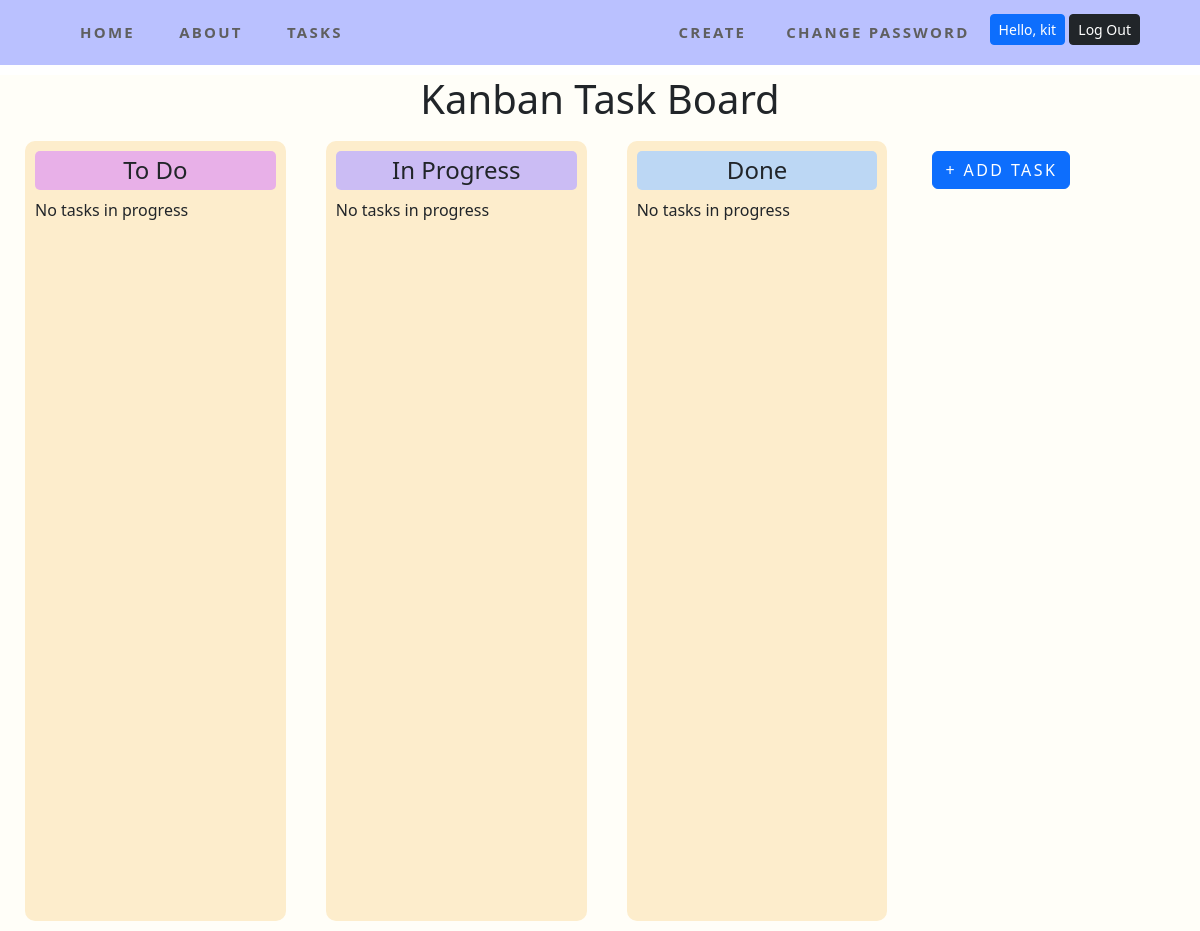
The page /issues/ (signed in) on the database as committed earlier.
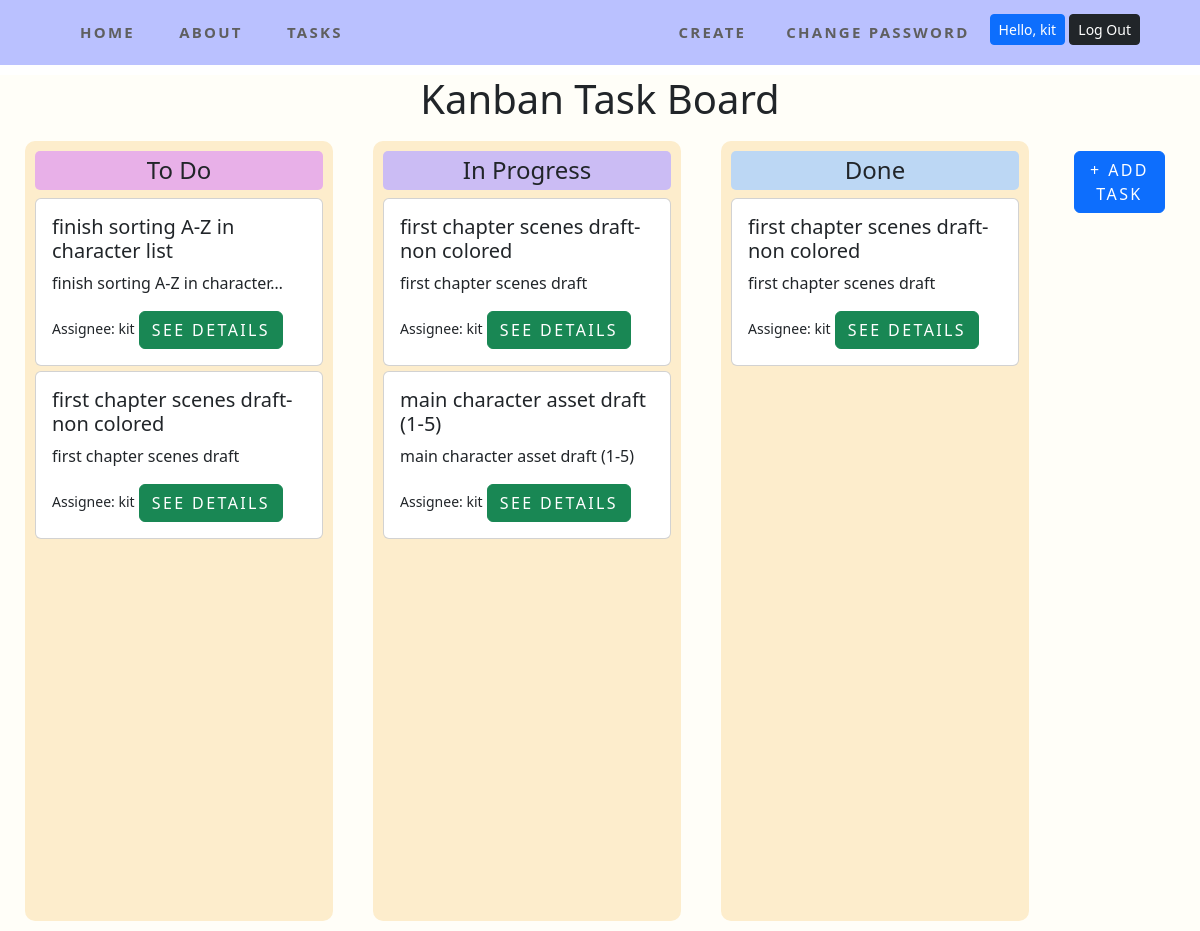
The same page on the database as committed later.
### accounts/models.py (models this page shows)
class CustomUser(AbstractUser):
    role = models.ForeignKey(
        Role,
        on_delete=models.CASCADE,
        blank=True,
        null=True
    )
    team = models.ForeignKey(
        Team,
        on_delete=models.CASCADE,
        blank=True,
        null=True
    )

### issues/models.py (models this page shows, shortened)
class Issue(models.Model):
    name = models.CharField(max_length=64)
    summary = models.CharField(max_length=128)
    description = models.TextField()
    reporter = models.ForeignKey(
        get_user_model(),
        on_delete=models.CASCADE,
        blank=True,
        null=True,
    )
    assignee=models.ForeignKey(
        get_user_model(),
        on_delete=models.CASCADE,
        related_name="assignee",
        blank=True,
        null=True
    )
    created_on = models.DateTimeField(auto_now_add=True)
    status = models.ForeignKey(
        Status,
        on_delete=models.CASCADE,
    )

### issues/views.py (the view)
# urls.py: path("", views.IssueListView.as_view(), name="list"),
class IssueListView(LoginRequiredMixin,ListView):
    template_name="issues/list.html"
    model=Issue
    def get_context_data(self, **kwargs):
        context =super().get_context_data(**kwargs)
        user=self.request.user
        role=Role.objects.get(name="product owner")
        team_po=(
            CustomUser.objects
            .filter(team=user.team)
            .filter(role=role)
        )
        if team_po.exists():
            reporter = team_po[0]
            to_do=Status.objects.get(name="to do")
            context["to_do_list"]=(
                Issue.objects
                .filter(status=to_do)
                .filter(reporter=team_po[0])
                .order_by("created_on").reverse()
            )
            in_progress=Status.objects.get(name="in progress")
            context["in_progress_list"]=(
                Issue.objects
                .filter(status=in_progress)
                .filter(reporter=team_po[0])
                .order_by("created_on").reverse()
            )
            done=Status.objects.get(name="done")
            context["done_list"] = (
                Issue.objects
                .filter(status=done)
                .filter(reporter=team_po[0])
                .order_by("created_on").reverse()
            )
        else:
            context["to_do_list"] = []
            context["in_progress_list"] = []
            context["done_list"] = []
        return context

### templates/issues/list.html (shortened to what this page needs)
{% extends "base.html" %}
{% block content %}
<h1 class="text-center"  style="margin-top:10px;">Kanban Task Board</h1>
<div class="kanban-container">
    <div class="kanban-column" id="todo">
    <h4 class="todo-banner">To Do</h4>
        <div class="tasks" data-status="to-do">
                {% for issue in to_do_list %}
                <div class="card" style="width: 18rem; margin-top:5px;">
                  <div class="card-body ">
                    <h5 class="card-title">{{ issue.name }}</h5>
                    <p class="card-text">{{ issue.summary|truncatechars:32 }}</p>
                    <small>Assignee: {{ issue.assignee }}</small>
                    <a href="{% url 'detail' issue.id %}" class="btn btn-success">See Details</a>
                  </div>
                </div>
              {% empty %}
                <p>No tasks in progress</p>
              {% endfor %}
        </div>
    </div>
    <br>
    <div class="kanban-column" id="in-progress">
        <h4 class="in-banner">In Progress</h4>
        <div class="tasks" data-status="in-progress">
            {% for issue in in_progress_list %}
            <div class="card" style="width: 18rem; margin-top:5px;">
              <div class="card-body">
                <h5 class="card-title">{{ issue.name }}</h5>
                <p class="card-text">{{ issue.summary|truncatechars:32 }}</p>
                <small>Assignee: {{ issue.assignee }}</small>
                <a href="{% url 'detail' issue.id %}" class="btn btn-success">See Details</a>
            </div>
            </div>
          {% empty %}
            <p>No tasks in progress</p>
            <br>
          {% endfor %}
        </div>
     </div>
    <br>
    <div class="kanban-column" id="done">
        <h4 class="done-banner">Done</h4>
        <div class="tasks" data-status="done">
            {% for issue in done_list %}
            <div class="card" style="width: 18rem; margin-top:5px;">
              <div class="card-body">
                <h5 class="card-title">{{ issue.name }}</h5>
                <p class="card-text">{{ issue.summary|truncatechars:32 }}</p>
                <small>Assignee: {{ issue.assignee }}</small>
                <a href="{% url 'detail' issue.id %}" class="btn btn-success">See Details</a>
            </div>
            </div>
          {% empty %}
            <p>No tasks in progress</p>
          {% endfor %}
     </div>
    </div>
    <div class="kancolumn" id="done">
        <a href="{% url 'new'%}" class="btn btn-primary">+ Add Task</a>
    </div>
</div>
{% endblock content %}

### templates/base.html (shortened to what this page needs)
{%load static%}
<!DOCTYPE html>
<html lang="en">
<head>
    <link href="https://cdn.jsdelivr.net/npm/bootstrap@5.3.3/dist/css/bootstrap.min.css" rel="stylesheet">
    <link rel="stylesheet" href="{% static 'css/base.css' %}">
</head>
<body>
<nav>
  <div class="navbar">
    <div class="nav-container">
      <div>
        <a class="topnav" href="{% url 'home'%}">Home</a>
        <a class="topnav" href="{% url 'about'%}">About</a>
        <a class="topnav" href="{% url 'list'%}">Tasks</a>
      </div>
      <div class="nav-right">
      {%if user.is_authenticated %}
        <a class="topnav" href="{% url 'new'%}">Create</a>
        <a class="topnav" href="{% url 'password_change'%}">Change Password </a>
        <form class="pt-2" method="POST" action="{%url 'logout'%}">
          <label class="btn btn-primary btn-sm" >Hello, {{user.username}}</label>
          <input type="submit"  class="btn btn-dark btn-sm" value="Log Out">
        </form>
      {%else%}
        <a class="topnav"  href="{% url 'signup' %}">Sign up</a>
        <a class="topnav"  href="{% url 'login' %}">Log In</a>
      {%endif%}
  </div>
  </div>
</nav>
<div class="content-body">
  {%block content%}
  {%endblock content%}
</div>
</body>
</html>

### static/css/base.css (style rules this page uses)
* { margin: 0; padding: 0; }
.topnav { font-size: 15px !important; }
.navbar { background-color: #bac1ff; padding: 0.4rem 0; position: sticky; top: 0; z-index: 999; }
.nav-container { width: 90%; max-width: 1200px; margin: 0 auto; display: flex; align-items: center; justify-content: space-between; }
.nav-right { display: flex; }
a { color: #5f5f5f; text-transform: uppercase; text-decoration: none; letter-spacing: 0.15em; display: inline-block; padding: 15px 20px; position: relative; font-weight: bold; }
.content-body { width: 100%; background-color: rgb(255, 254, 248); }
.kanban-container { display: flex; justify-content: center; width: 100%; height: 800px; padding: 10px; gap:5px; }
.todo-banner { width: 100%; padding: 5px; text-align: center; background-color:#e8b0e8; border-radius: 5px; }
.in-banner { width: 100%; padding: 5px; text-align: center; background-color:#cbbcf4; border-radius: 5px; }
.done-banner { width: 100%; padding: 5px; text-align: center; background-color:#bcd7f4; border-radius: 5px; }
.kanban-column { display: inline-block; height:auto; width: 310px; margin: 0 15px; background-color: #fdedcc; border-radius: 10px; padding: 10px; padding-right: 10px; }
.kancolumn { display: inline-block; height:auto; width: 300px; margin: 0 15px; border-radius: 10px; padding: 10px; }

Rows that differ between the two databases and show on the page:
added Issue: name "finish sorting A-Z in character list", summary "finish sorting A-Z in character…", assignee "kit", shown under "To Do"
added Issue: name "first chapter scenes draft-non colored", summary "first chapter scenes draft", assignee "kit", shown under "To Do"
added Issue: name "first chapter scenes draft-non colored", summary "first chapter scenes draft", assignee "kit", shown under "In Progress"
added Issue: name "main character asset draft (1-5)", summary "main character asset draft (1-5)", assignee "kit", shown under "In Progress"
added Issue: name "first chapter scenes draft-non colored", summary "first chapter scenes draft", assignee "kit", shown under "Done"
Other text that changed with them:
text no longer shown: "No tasks in progress No tasks in progress No tasks in progress"
